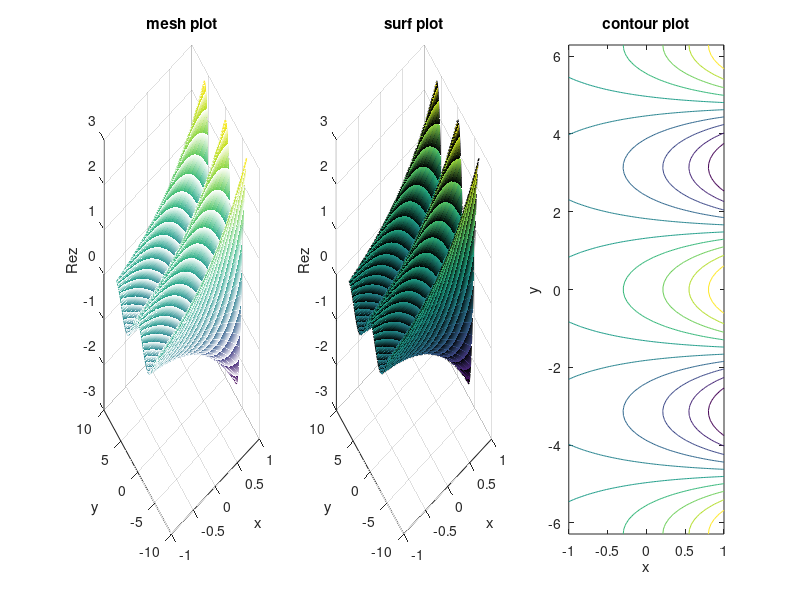

Recreate this plot in MATLAB.
x = linspace(-1, 1, 100);
y = linspace(-2*pi, 2*pi, 100);
[X, Y] = meshgrid(x, y);

z = exp(X + Y*1i);

figure;
subplot(1, 3, 1);
mesh(x, y, real(z));
title('mesh plot');
xlabel('x');
ylabel('y');
zlabel('Re{z}');

subplot(1, 3, 2);
surf(x, y, real(z));
title('surf plot');
xlabel('x');
ylabel('y')
zlabel('Re{z}');

subplot(1, 3, 3);
contour(x, y, real(z));
title('contour plot');
xlabel('x');
ylabel('y');
zlabel('Re{z}');